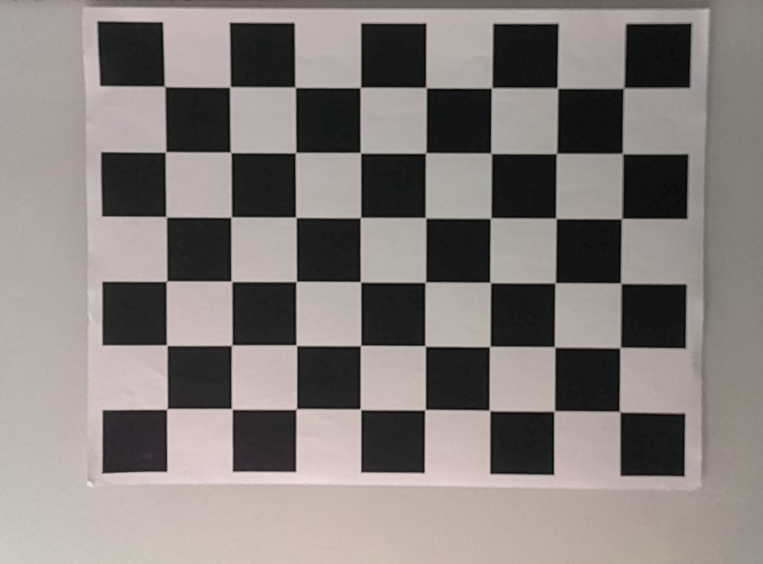
#> input picture images/calibration_0.png, 763 x 564 px; its folder holds only this picture in this run
$ jupyter execute --allow-errors camera_calibration.ipynb
#> lines starting #> are read from the running program, lines starting #| are printed output that depends on the picture; after the words box and inside, x2 and y2 are one past the last pixel; in counts of white or black regions, pixels touching at a corner belong together; long printed decimals are rounded
[cell 1]
import numpy as np
import cv2 as cv
import glob
import pickle

[cell 2]
# termination criteria
criteria = (cv.TERM_CRITERIA_EPS + cv.TERM_CRITERIA_MAX_ITER, 30, 0.001)
# prepare object points, like (0,0,0), (1,0,0), (2,0,0) ....,(6,5,0)
objp = np.zeros((6*8,3), np.float32)
objp[:,:2] = np.mgrid[0:8,0:6].T.reshape(-1,2)
# Arrays to store object points and image points from all the images.
objpoints = [] # 3d point in real world space
imgpoints = [] # 2d points in image plane.
images = glob.glob('images/*.png')
for fname in images:
    img = cv.imread(fname)
#> img is the input picture: shape (564, 763, 3); mean B, G, R 123.7, 126.5, 132.9
    gray = cv.cvtColor(img, cv.COLOR_BGR2GRAY)
    # Find the chess board corners
    ret, corners = cv.findChessboardCorners(gray, (8,6), None)
#> ret = True; corners = 48 rows, first 8: [163.8, 85.85], [230.2, 86.55], [295.2, 87.34], [360, 87.97], [426, 87.75], [490.9, 88.39], [556.7, 87.37], [622.8, 88.51]
    # If found, add object points, image points (after refining them)
    if ret == True:
        objpoints.append(objp)
        corners2 = cv.cornerSubPix(gray,corners, (11,11), (-1,-1), criteria)
#> corners2 = 48 rows, first 8: [164.5, 86.39], [229.9, 86.88], [295.2, 87.26], [360.4, 87.49], [426, 87.62], [491.6, 87.82], [557.5, 88.03], [623.5, 88.01]
        imgpoints.append(corners2)
        # Draw and display the corners
        cv.drawChessboardCorners(img, (8,6), corners2, ret)
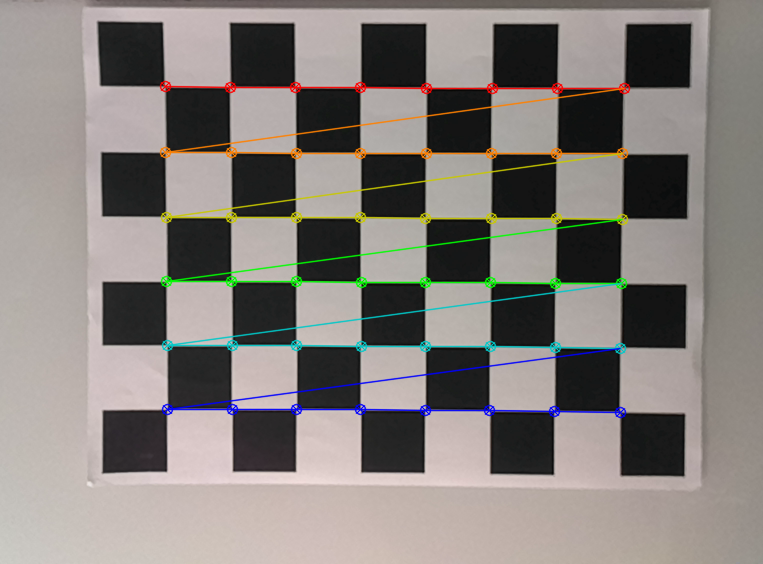
#> img: shape (564, 763, 3); 4.39% of pixels changed, all inside (x1, y1, x2, y2) = (159, 80, 631, 419)
        cv.imshow('img', img)
        cv.waitKey(500)
cv.destroyAllWindows()

[cell 3]
ret, mtx, dist, rvecs, tvecs = cv.calibrateCamera(objpoints, imgpoints, gray.shape[::-1], None, None)
#> ret = 0.15; mtx = [[3406.9, 0, 355.9], [0, 3427.4, 310.8], [0, 0, 1]]; dist = [[1.14, -19.99, 0.0237, -0.00287, -747.6]]; rvecs = ([0.175, 0.0249, 0.00247],); tvecs = ([-2.92, -3.42, 52.29],)
print(mtx)
#| [[3.40691509e+03 0.00000000e+00 3.55856967e+02]
#|  [0.00000000e+00 3.42744294e+03 3.10841660e+02]
#|  [0.00000000e+00 0.00000000e+00 1.00000000e+00]]

[cell 4]
#Saving calibration variables to pickle file
#Saving the calibration data to a file.
calibration = {'ret': ret, 'mtx': mtx, 'dist': dist, 'rvecs': rvecs, 'tvecs': tvecs}
#> calibration = {'ret': 0.15, 'mtx': [[3406.9, 0, 355.9], [0, 3427.4, 310.8], [0, 0, 1]], 'dist': [[1.14, -19.99, 0.0237, -0.00287, -747.6]], 'rvecs': ([0.175, 0.0249, 0.00247],), 'tvecs': ([-2.92, -3.42, 52.29],)}
with open('calibration.pkl', 'wb') as f:
    pickle.dump(calibration, f)


$ run again, on images/calibration_13.png
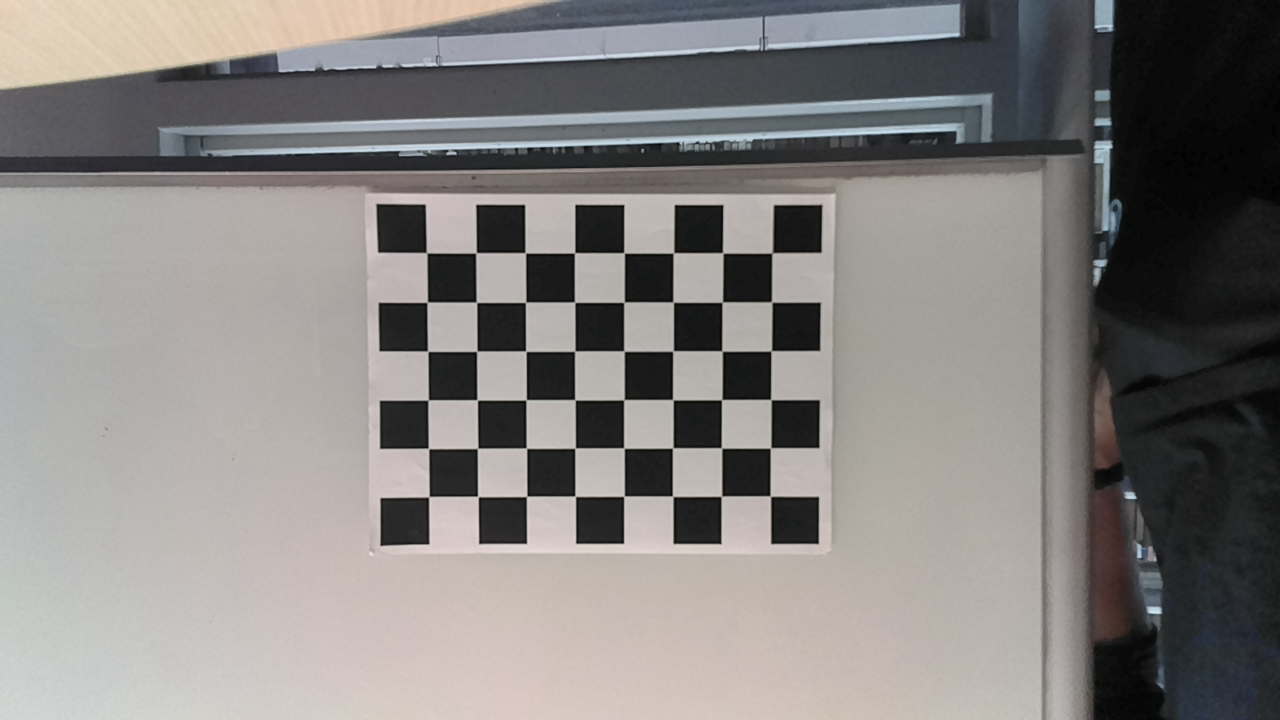
#> input picture images/calibration_13.png, 1280 x 720 px
#> img is the input picture: shape (720, 1280, 3); mean B, G, R 127.5, 129.5, 132.7
#> `gray = cv.cvtColor(img, cv.COLOR_BGR2GRAY)`:
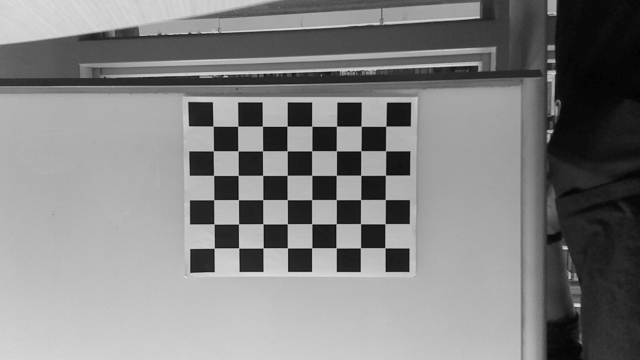
#> gray: shape (720, 1280) (shown at 1/2 size); min 0, max 228, mean 130.2
#> `ret, corners = cv.findChessboardCorners(gray, (8,6), None)`: ret = True; corners = 48 rows, first 8: [426.6, 253], [476, 252.8], [525.4, 253], [574.5, 252.9], [624, 253], [673.6, 253.2], [722.7, 252.9], [771.9, 253]
#> corners2 = 48 rows, first 8: [426.6, 252.7], [476, 252.8], [525.3, 252.8], [574.6, 252.8], [624.1, 252.9], [673.4, 252.9], [722.7, 252.9], [772.1, 253]
#> `cv.drawChessboardCorners(img, (8,6), corners2, ret)`:
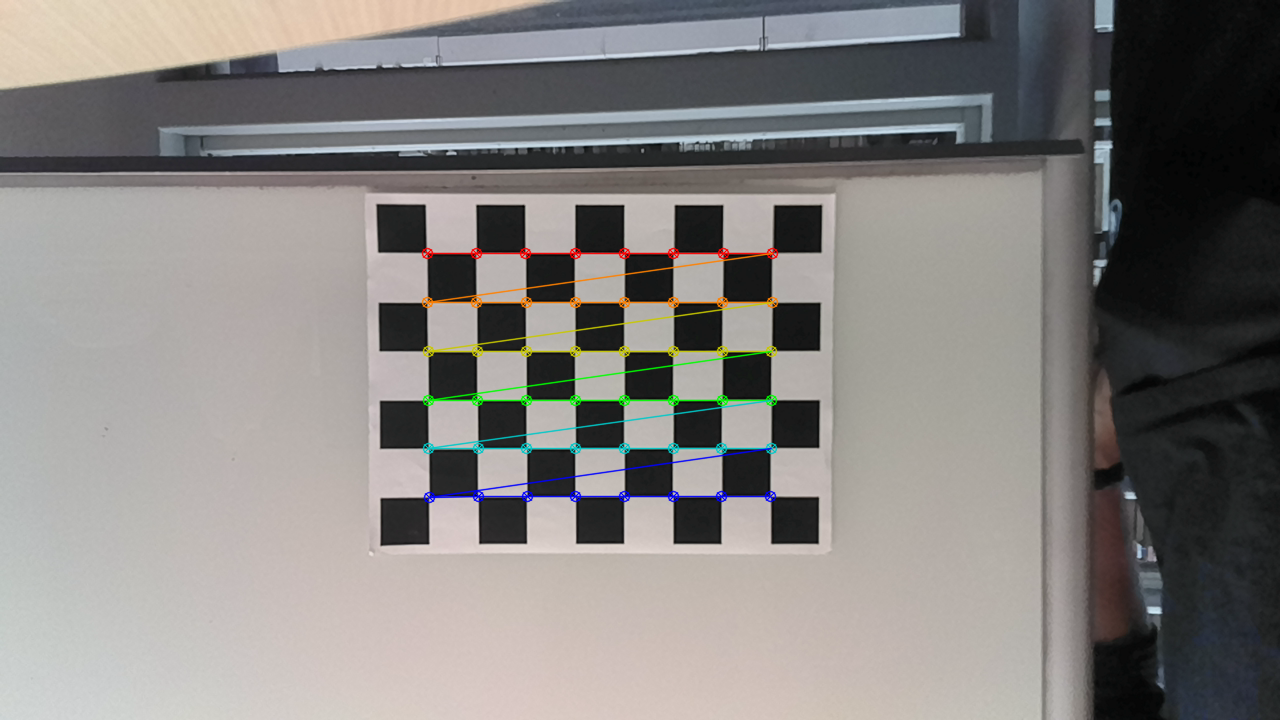
#> img: shape (720, 1280, 3); 1.64% of pixels changed, all inside (x1, y1, x2, y2) = (421, 247, 779, 504)
#> `ret, mtx, dist, rvecs, tvecs = cv.calibrateCamera(objpoints, imgpoints..`: ret = 0.0977; mtx = [[3045.4, 0, 754.6], [0, 3058.1, 330.9], [0, 0, 1]]; dist = [[0.891, -85.99, -0.00665, 0.0389, 3912.9]]; rvecs = ([0.162, -0.0589, 0.00349],); tvecs = ([-6.63, -1.56, 61.14],)
#| [[3.04538651e+03 0.00000000e+00 7.54601706e+02]
#|  [0.00000000e+00 3.05812877e+03 3.30850603e+02]
#|  [0.00000000e+00 0.00000000e+00 1.00000000e+00]]
#> calibration = {'ret': 0.0977, 'mtx': [[3045.4, 0, 754.6], [0, 3058.1, 330.9], [0, 0, 1]], 'dist': [[0.891, -85.99, -0.00665, 0.0389, 3912.9]], 'rvecs': ([0.162, -0.0589, 0.00349],), 'tvecs': ([-6.63, -1.56, 61.14],)}

$ run again, on images/calibration_2.png
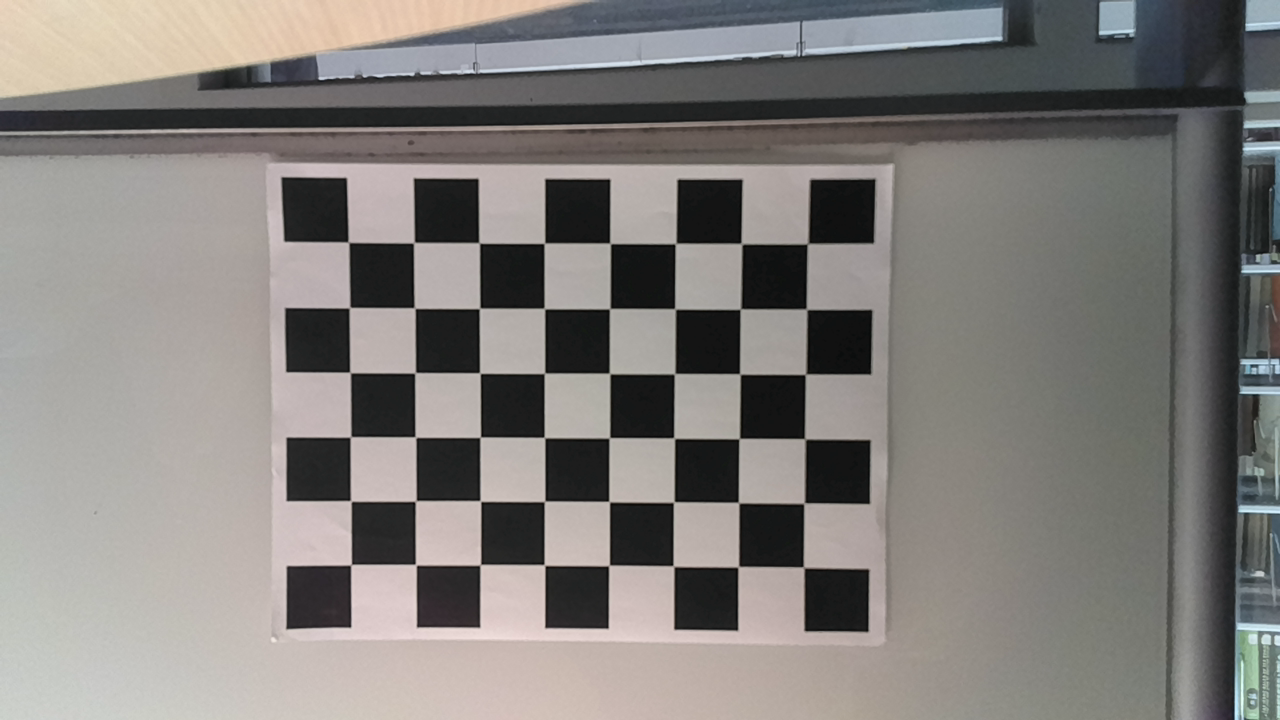
#> input picture images/calibration_2.png, 1280 x 720 px
#> img is the input picture: shape (720, 1280, 3); mean B, G, R 123.1, 126.3, 129.5
#> `gray = cv.cvtColor(img, cv.COLOR_BGR2GRAY)`:
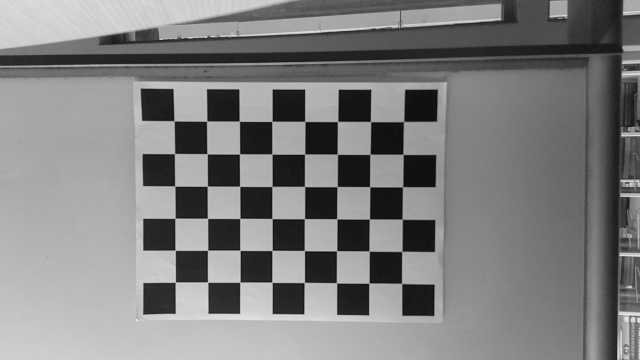
#> gray: shape (720, 1280) (shown at 1/2 size); min 1, max 247, mean 126.9
#> `ret, corners = cv.findChessboardCorners(gray, (8,6), None)`: ret = True; corners = 48 rows, first 8: [348.4, 242.3], [413.7, 242.7], [479.1, 242.8], [544.3, 243.3], [610.4, 243.7], [675.1, 243.8], [741.4, 243.8], [807, 244.1]
#> corners2 = 48 rows, first 8: [348.5, 242.2], [413.8, 242.6], [479.2, 242.9], [544.4, 243.3], [610.1, 243.4], [675.6, 243.5], [741.5, 243.7], [807.6, 243.7]
#> `cv.drawChessboardCorners(img, (8,6), corners2, ret)`:
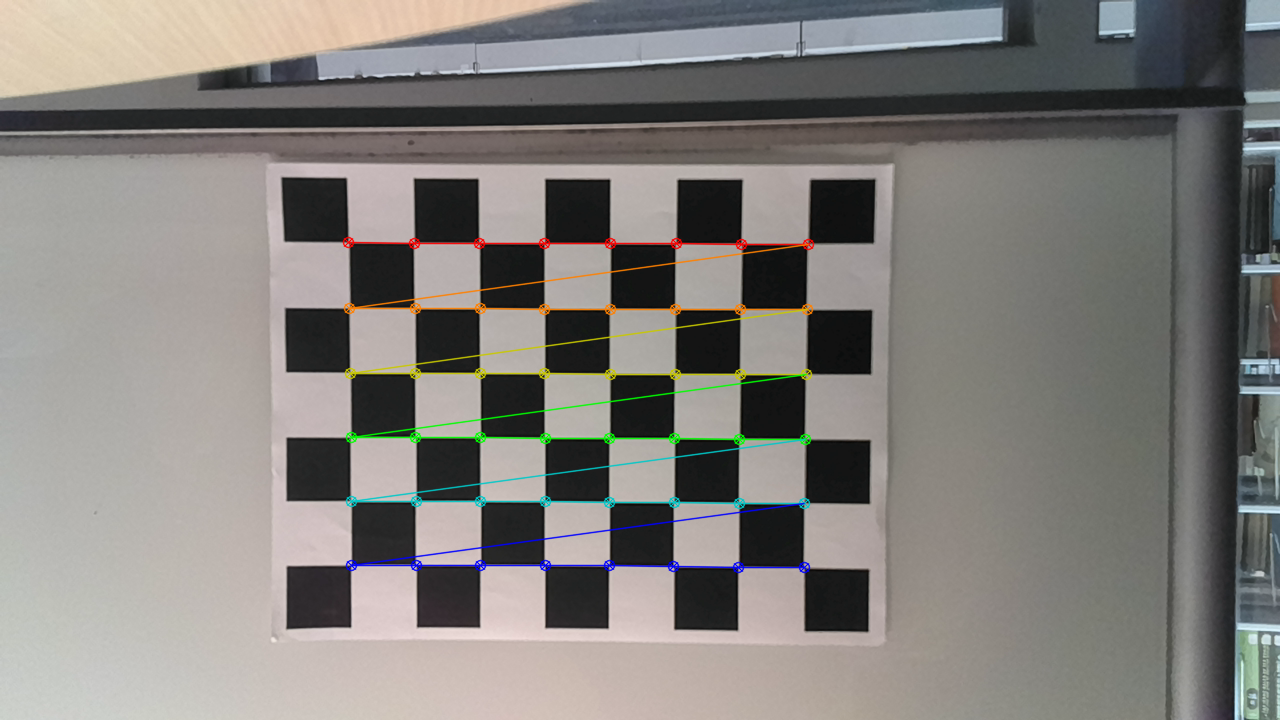
#> img: shape (720, 1280, 3); 2.05% of pixels changed, all inside (x1, y1, x2, y2) = (342, 236, 815, 574)
#> `ret, mtx, dist, rvecs, tvecs = cv.calibrateCamera(objpoints, imgpoints..`: ret = 0.126; mtx = [[968.7, 0, 591.9], [0, 966.8, 321.7], [0, 0, 1]]; dist = [[-0.0473, 1.69, -0.00401, 0.00296, -6.86]]; rvecs = ([0.0497, 0.00723, 0.00308],); tvecs = ([-3.72, -1.21, 14.82],)
#| [[968.708   0.         591.903]
#|  [  0.         966.777 321.739]
#|  [  0.           0.           1.        ]]
#> calibration = {'ret': 0.126, 'mtx': [[968.7, 0, 591.9], [0, 966.8, 321.7], [0, 0, 1]], 'dist': [[-0.0473, 1.69, -0.00401, 0.00296, -6.86]], 'rvecs': ([0.0497, 0.00723, 0.00308],), 'tvecs': ([-3.72, -1.21, 14.82],)}
